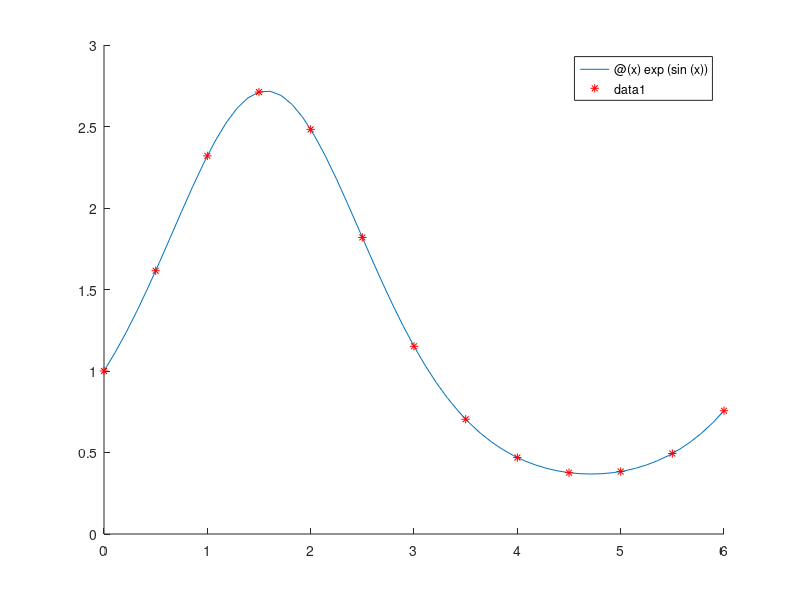

MATLAB code for this plot: (Note: this script raises an error after producing the figure.)
function ex3()
clf; hold on;
f=@(x) exp(sin(x));
nodes=linspace(0, 6, 13);
values=nodes;
for i=1:length(nodes)
    values(i)=f(nodes(i));
end
fplot(f, [0, 6]);
plot(nodes, values, 'r*');
Lx=@(x) NewtonInterpolation(nodes, values, x);
fplot(Lx, [0, 6]);
end